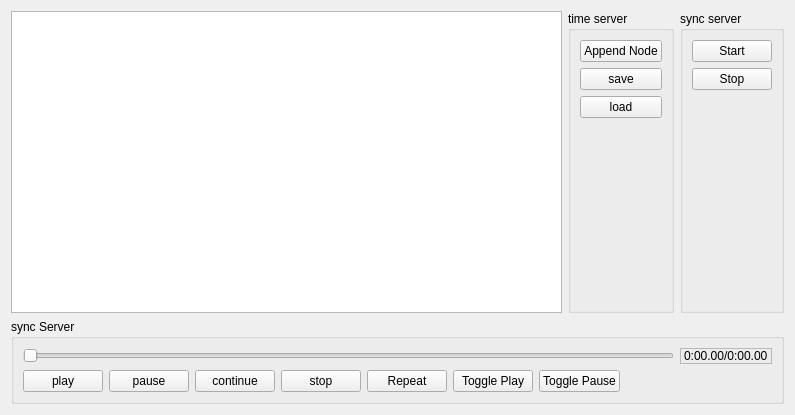
<?xml version="1.0" encoding="UTF-8"?>
<ui version="4.0">
 <class>PlayerNode</class>
 <widget class="QWidget" name="PlayerNode">
  <property name="geometry">
   <rect>
    <x>0</x>
    <y>0</y>
    <width>795</width>
    <height>415</height>
   </rect>
  </property>
  <property name="windowTitle">
   <string>Times Server</string>
  </property>
  <layout class="QGridLayout" name="gridLayout_5">
   <item row="0" column="0">
    <widget class="list_node" name="tree_node"/>
   </item>
   <item row="0" column="1">
    <widget class="QGroupBox" name="groupBox">
     <property name="title">
      <string>time server</string>
     </property>
     <layout class="QGridLayout" name="gridLayout_2">
      <item row="2" column="0">
       <widget class="QPushButton" name="but_load">
        <property name="text">
         <string>load</string>
        </property>
       </widget>
      </item>
      <item row="1" column="0">
       <widget class="QPushButton" name="but_save">
        <property name="text">
         <string>save</string>
        </property>
       </widget>
      </item>
      <item row="0" column="0">
       <widget class="QPushButton" name="but_append_node">
        <property name="text">
         <string>Append Node</string>
        </property>
       </widget>
      </item>
      <item row="3" column="0">
       <spacer name="verticalSpacer">
        <property name="orientation">
         <enum>Qt::Vertical</enum>
        </property>
        <property name="sizeHint" stdset="0">
         <size>
          <width>20</width>
          <height>40</height>
         </size>
        </property>
       </spacer>
      </item>
     </layout>
    </widget>
   </item>
   <item row="0" column="2">
    <widget class="QGroupBox" name="groupBox_2">
     <property name="title">
      <string>sync server</string>
     </property>
     <layout class="QGridLayout" name="gridLayout_3">
      <item row="0" column="0">
       <widget class="QPushButton" name="but_start">
        <property name="text">
         <string>Start</string>
        </property>
       </widget>
      </item>
      <item row="1" column="0">
       <widget class="QPushButton" name="but_stop">
        <property name="text">
         <string>Stop</string>
        </property>
       </widget>
      </item>
      <item row="2" column="0">
       <spacer name="verticalSpacer_2">
        <property name="orientation">
         <enum>Qt::Vertical</enum>
        </property>
        <property name="sizeHint" stdset="0">
         <size>
          <width>20</width>
          <height>40</height>
         </size>
        </property>
       </spacer>
      </item>
     </layout>
    </widget>
   </item>
   <item row="1" column="0" colspan="3">
    <widget class="QGroupBox" name="groupBox_3">
     <property name="title">
      <string>sync Server</string>
     </property>
     <layout class="QGridLayout" name="gridLayout_4">
      <item row="0" column="0">
       <layout class="QGridLayout" name="gridLayout">
        <item row="1" column="8">
         <widget class="QWidget" name="widget_5" native="true"/>
        </item>
        <item row="1" column="7">
         <widget class="QWidget" name="widget_2" native="true"/>
        </item>
        <item row="1" column="4">
         <widget class="QPushButton" name="_repeat_button">
          <property name="text">
           <string>Repeat</string>
          </property>
         </widget>
        </item>
        <item row="1" column="5">
         <widget class="QPushButton" name="_toggle_play_button">
          <property name="text">
           <string>Toggle Play</string>
          </property>
         </widget>
        </item>
        <item row="0" column="0" colspan="10">
         <widget class="QSlider" name="_seek_slider">
          <property name="enabled">
           <bool>true</bool>
          </property>
          <property name="toolTip">
           <string>&lt;html&gt;&lt;head/&gt;&lt;body&gt;&lt;p&gt;This slider shows the progress during video playback,&lt;/p&gt;&lt;p&gt;and can be used to seek in the video.&lt;/p&gt;&lt;/body&gt;&lt;/html&gt;</string>
          </property>
          <property name="maximum">
           <number>10000</number>
          </property>
          <property name="tracking">
           <bool>false</bool>
          </property>
          <property name="orientation">
           <enum>Qt::Horizontal</enum>
          </property>
         </widget>
        </item>
        <item row="1" column="0">
         <widget class="QPushButton" name="_play_button">
          <property name="toolTip">
           <string>Play.</string>
          </property>
          <property name="text">
           <string>play</string>
          </property>
          <property name="iconSize">
           <size>
            <width>24</width>
            <height>24</height>
           </size>
          </property>
         </widget>
        </item>
        <item row="1" column="1">
         <widget class="QPushButton" name="_pause_button">
          <property name="toolTip">
           <string>Pause.</string>
          </property>
          <property name="text">
           <string>pause</string>
          </property>
          <property name="iconSize">
           <size>
            <width>24</width>
            <height>24</height>
           </size>
          </property>
         </widget>
        </item>
        <item row="1" column="3">
         <widget class="QPushButton" name="_stop_button">
          <property name="toolTip">
           <string>Stop.</string>
          </property>
          <property name="text">
           <string>stop</string>
          </property>
          <property name="iconSize">
           <size>
            <width>24</width>
            <height>24</height>
           </size>
          </property>
         </widget>
        </item>
        <item row="0" column="10" colspan="2">
         <widget class="QLabel" name="_pos_label">
          <property name="toolTip">
           <string>&lt;html&gt;&lt;head/&gt;&lt;body&gt;&lt;p&gt;Elapsed / total time.&lt;/p&gt;&lt;/body&gt;&lt;/html&gt;</string>
          </property>
          <property name="frameShape">
           <enum>QFrame::StyledPanel</enum>
          </property>
          <property name="text">
           <string>0:00.00/0:00.00</string>
          </property>
         </widget>
        </item>
        <item row="1" column="2">
         <widget class="QPushButton" name="_continue_button">
          <property name="text">
           <string>continue</string>
          </property>
          <property name="iconSize">
           <size>
            <width>24</width>
            <height>24</height>
           </size>
          </property>
         </widget>
        </item>
        <item row="1" column="6">
         <widget class="QPushButton" name="_toggle_pause_button">
          <property name="text">
           <string>Toggle Pause</string>
          </property>
         </widget>
        </item>
       </layout>
      </item>
     </layout>
    </widget>
   </item>
  </layout>
 </widget>
 <customwidgets>
  <customwidget>
   <class>list_node</class>
   <extends>QTreeView</extends>
   <header>list_node.h</header>
  </customwidget>
 </customwidgets>
 <resources/>
 <connections/>
</ui>
